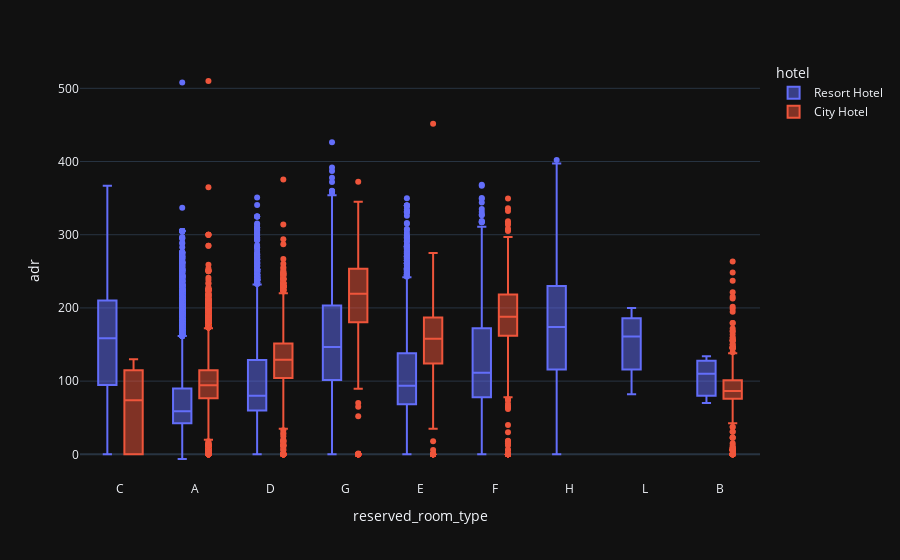

The code cell stored with this chart in its notebook:
### Code cell
px.box(data_frame = dataset, x = 'reserved_room_type', y = 'adr', color = 'hotel', template = 'plotly_dark')

### Figure 1 — Plotly figure (JSON) as saved in the notebook; plotly's stock layout.template omitted (floating-point values rounded to 4 significant figures; data arrays with more than 128 entries replaced by an {"elided": "..."} marker saying what was removed)
{"data": [{"alignmentgroup": "True", "hovertemplate": "hotel=Resort Hotel<br>reserved_room_type=%{x}<br>adr=%{y}<extra></extra>", "legendgroup": "Resort Hotel", "marker": {"color": "#636efa"}, "name": "Resort Hotel", "notched": false, "offsetgroup": "Resort Hotel", "orientation": "v", "showlegend": true, "type": "box", "x": {"elided": "28938 str values"}, "x0": " ", "xaxis": "x", "y": {"elided": "28938 float values"}, "y0": " ", "yaxis": "y"}, {"alignmentgroup": "True", "hovertemplate": "hotel=City Hotel<br>reserved_room_type=%{x}<br>adr=%{y}<extra></extra>", "legendgroup": "City Hotel", "marker": {"color": "#EF553B"}, "name": "City Hotel", "notched": false, "offsetgroup": "City Hotel", "orientation": "v", "showlegend": true, "type": "box", "x": {"elided": "46228 str values"}, "x0": " ", "xaxis": "x", "y": {"elided": "46228 float values"}, "y0": " ", "yaxis": "y"}], "layout": {"boxmode": "group", "legend": {"title": {"text": "hotel"}, "tracegroupgap": 0}, "margin": {"t": 60}, "xaxis": {"anchor": "y", "domain": [0, 1], "title": {"text": "reserved_room_type"}}, "yaxis": {"anchor": "x", "domain": [0, 1], "title": {"text": "adr"}}}}
